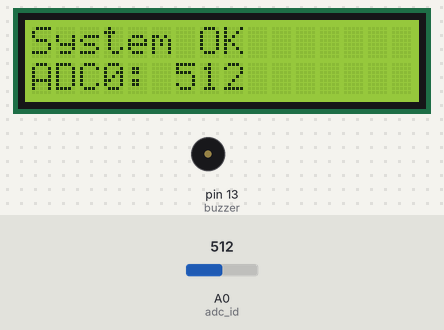
A sketch run on a simulated Arduino Uno, built with avr-gcc and run on an emulated ATmega328P. Parts: 16×2 character LCD, buzzer (waves = sounding, pin HIGH). The test bench sets the inputs (shaded band); at power-on: A0 (adc_id) = 512.

Above: at 1.6 s.
1.7 s: A0 (adc_id) set to 217
At 3.9 s:
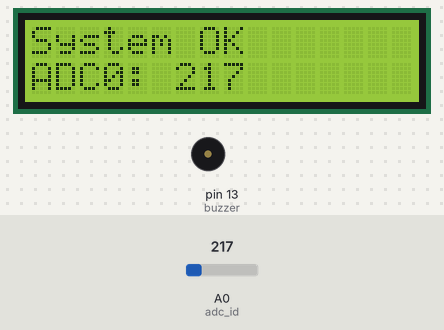
4.2 s: A0 (adc_id) set to 182
At 5.7 s:
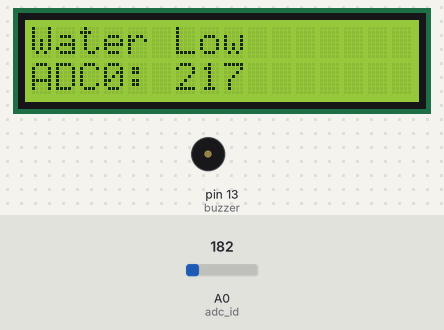
7.2 s: A0 (adc_id) set to 210
At 8.4 s:
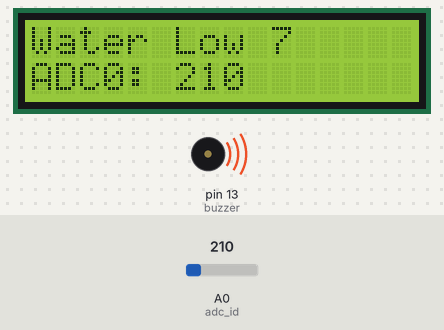
Timing chart, 0 to 10.2 s (numbered marks = the images above; inputs shaded):
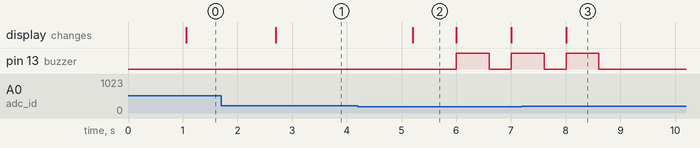

Measured:
- the behaviour switches between 200 and 199 on A0 (adc_id) (found by bisection; images 1 and 2)
- after the input at 1.7 s, the display: changes after 1.0 s (image 1)
- after the input at 4.2 s, pin 13 (buzzer): LOW → HIGH after 1.8 s, → LOW 0.60 s later, → HIGH 0.40 s later; the display: changes after 1.0 s (image 2)
- after the input at 7.2 s, pin 13 (buzzer): goes on until 8.6 s, then stays LOW
- what the display in image 2 shows lasts 0.8 s, from 5.2 s to 6.0 s

The sketch:

Alarm_System.ino
```cpp
//include the libary code:

#include <LiquidCrystal.h>
LiquidCrystal lcd(7,8,9,10,11,12);

int adc_id = 0;
int HistoryValue = 0;
char printBuffer[128];
int buzzer =  13;//pin of active buzzer
//initialize the library with the numbers of the interface pins

void setup() {
  Serial.begin(9600);
  pinMode(buzzer, OUTPUT);//initialize the buzzer pin as an output
  lcd.begin(16,2);        //set up the LCD's number of columns and rows
}

void loop() {
  //set the cursor to column 0, line 1
  //line 1 is the second row, since counting begins with 0

  int value = analogRead(adc_id);   //get adc value

  if(((HistoryValue >= value)&& ((HistoryValue - value) > 10)) || ((HistoryValue < value) && ((value - HistoryValue)>10)))
  {
    int i = 0;    //time counting
    lcd.setCursor(10,0);
    lcd.print(" ");
    delay(1000);

    if(value < 200)
    {
      lcd.setCursor(0,0);
      lcd.print("Water Low");       //print a message to the LCD

      delay(800);
      while(i <10 && value < 200){
        i++;
        int n = 10 - i;

        lcd.setCursor(10,0);
        lcd.print(n);
        value =  analogRead(adc_id);
        lcd.setCursor(0,1);
        lcd.print("ADC");
        lcd.print(adc_id);
        lcd.print(": ");
        lcd.print(value);
        digitalWrite(buzzer, HIGH);
        delay(600); //wait for 1s
        digitalWrite(buzzer, LOW);
        delay(400); //wait for 1s
      }
        if ((i == 10) && (value <200)){         //after 10s without being put at right place, loop forever
          lcd.setCursor(0,0);                   //set up the LCD's number of columns and rows
          lcd.print("System failure");          //print a message to LCD
          lcd.setCursor(0,1);
          lcd.print("Device: OFF");
          digitalWrite(buzzer, HIGH);
          while(1){}
          }
    }else{
      lcd.setCursor(0,0);
      lcd.print("System OK");
      lcd.setCursor(0,1);
      lcd.print("ADC");
      lcd.print(adc_id);
      lcd.print(": ");
      lcd.print(value);

      HistoryValue = value;
      }
    }
}
```
